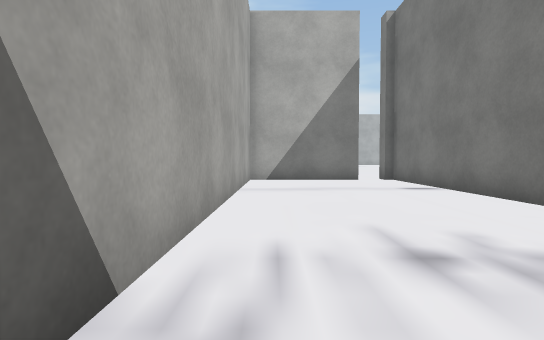
View 1 (above)

18 first-person views from a walk through a 3-D level made in the Unity game engine. The camera is 0.62 m above the floor, tilts 2° down and sees 80° across. The floor is counted in squares, 1 m on a side. Each view is taken from the middle of a square. On the plan, view 1 faces up. The plan holds only what a view shows up to about 10 squares ahead; the rest is blank. The place goes on beyond the plan. The player is left out. Some surface patterns are stand-ins.

View 2
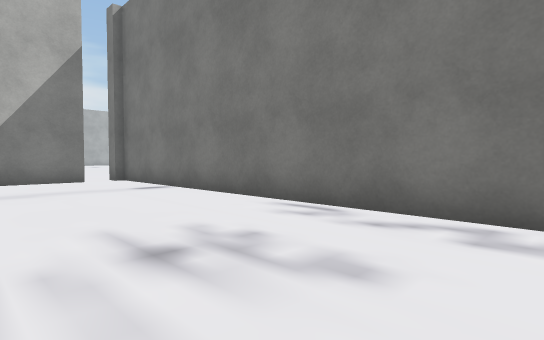

View 3
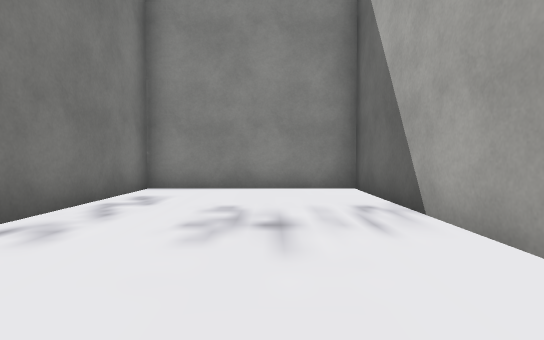

View 4
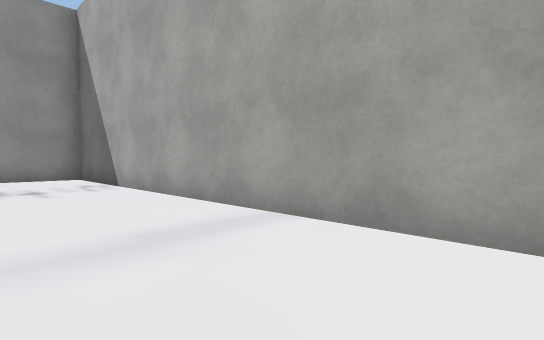

View 5
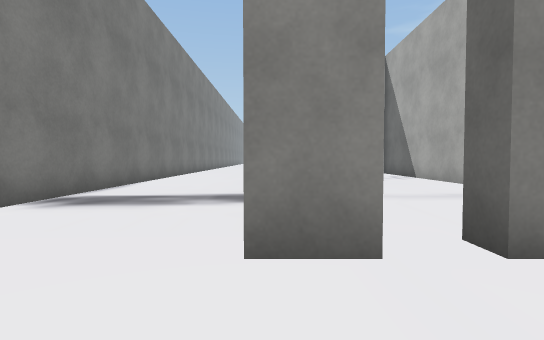

View 6
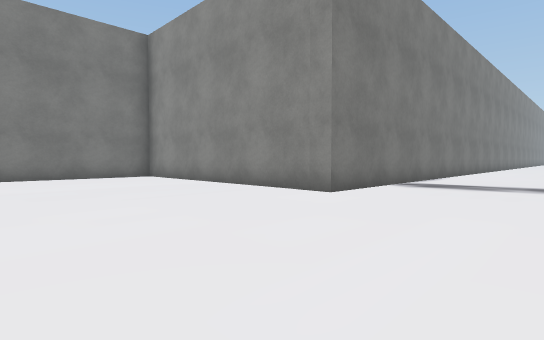

View 7
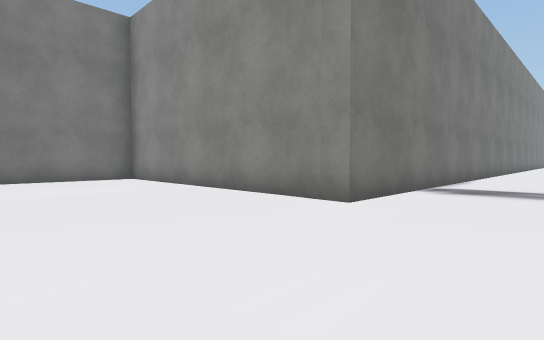

View 8
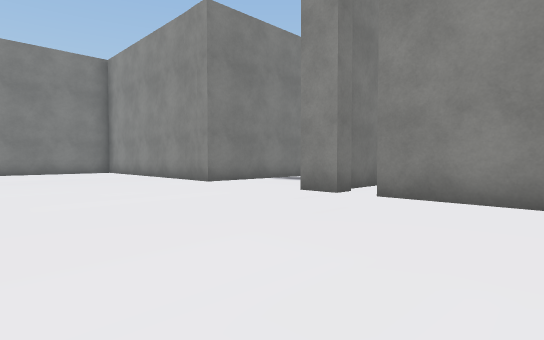

View 9
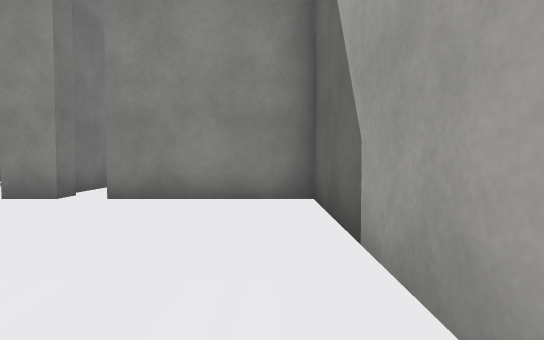

View 10
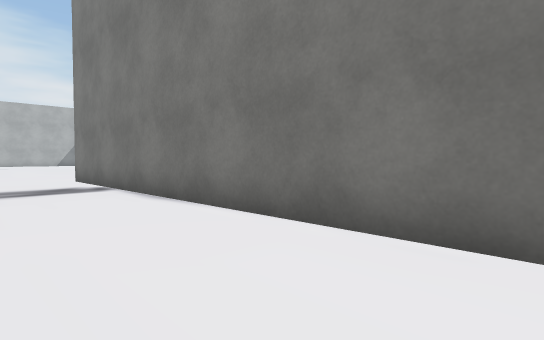

View 11
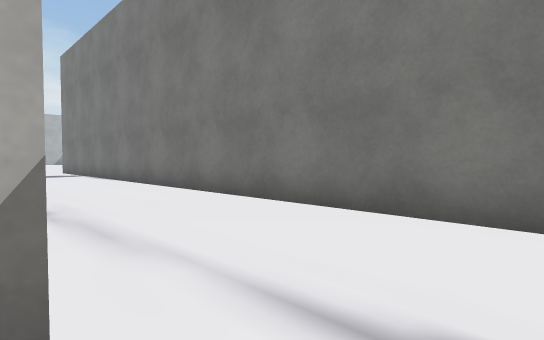

View 12
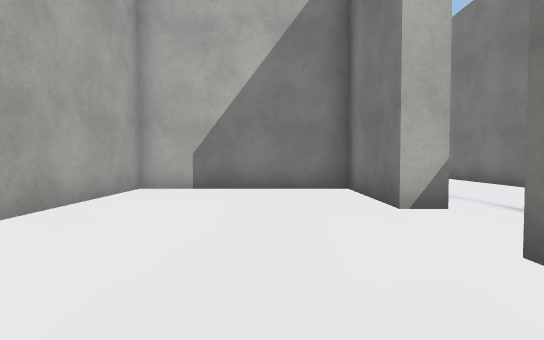

View 13
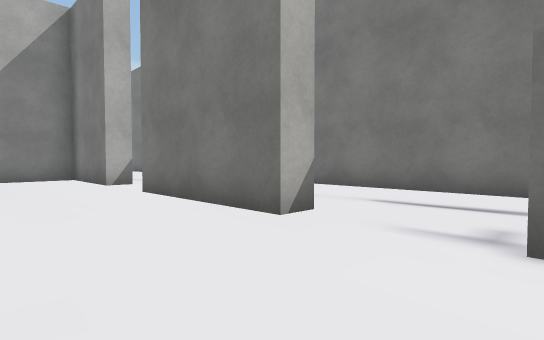

View 14
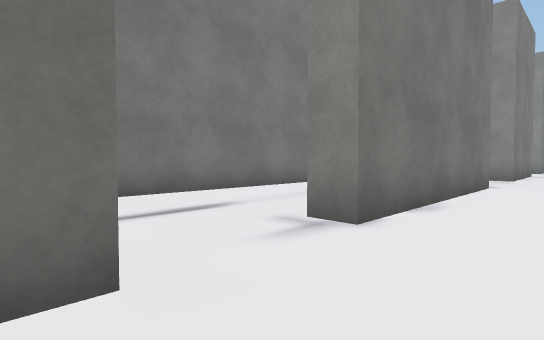

View 15
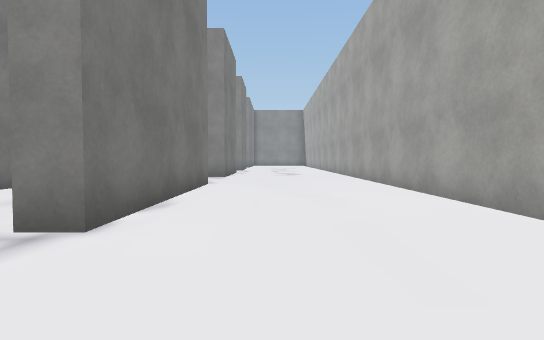

View 16
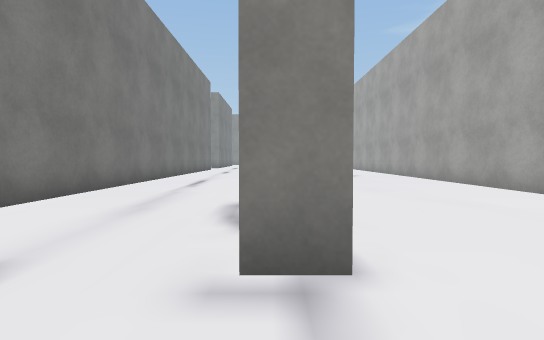

View 17
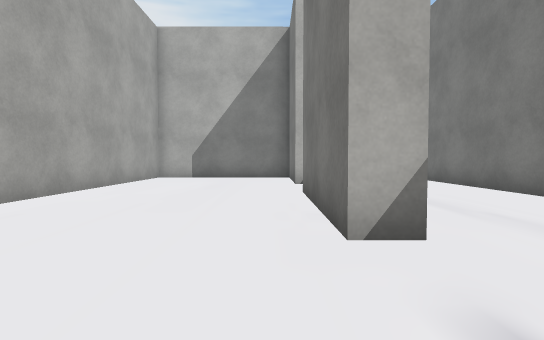

View 18
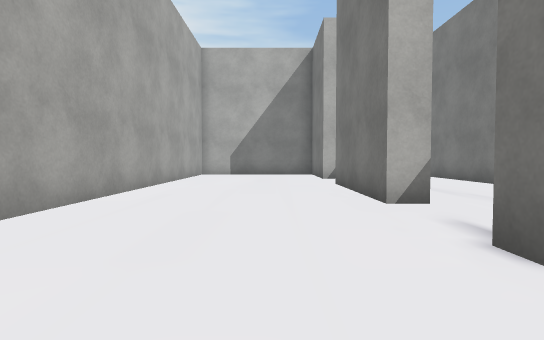

### Floor plan
Points are (right, up) in squares from view 1. A wall is a line through its corners. A room is listed if a view was taken in it or the views show most of it. See-through windows are left out.
Room 1 (views 1, 2, 3, 4)
walls: (3.3, 9.5) (3.3, 10); (2.5, 10) (2.5, 9.5) (-0.6, 9.5) (-0.7, -1.7) (3.6, -1.7) (3.6, 9.5)
ways out: opening at (3, 10) to room 2
Room 2 (views 5, 6, 7, 8, 9, 10, 11, 12, 13, 14, 15, 16, 17, 18)
walls: (4.2, -5) (3.6, -5) (3.6, -2.3) (-0.7, -2.3) (-0.9, -21.1); (4.2, -10.6) (3.6, -10.6) (3.6, -6.9); (3.3, 10) (4.2, 10); (3.6, -18) (3.6, -12.7) (4.2, -12.7); (-0.6, 14.3) (-0.6, 10) (2.5, 10); (7.4, -21) (7.4, 10) (15.1, 10) (15.1, 14.1); (3.6, -21.5) (3.6, -20.8) (4.1, -20.8)
ways out: opening at (3, 10) to room 1

Where each view was taken, in squares from view 1:
view 1: 0 up, 0 right, facing up
view 2: 0 up, 0 right, facing up-right
view 3: 5 up, 1 right, facing down
view 4: 9 up, 2 right, facing down-left
view 5: 12 up, 4 right, facing down
view 6: 15 up, 4 right, facing down-right
view 7: 14 up, 5 right, facing down-right
view 8: 15 up, 0 right, facing down-right
view 9: 15 up, 0 right, facing down
view 10: 0 up, 5 right, facing up-right
view 11: 6 down, 4 right, facing up-right
view 12: 9 down, 2 right, facing up
view 13: 13 down, 1 right, facing up-right
view 14: 10 down, 2 right, facing down-right
view 15: 10 down, 2 right, facing down
view 16: 11 down, 4 right, facing down
view 17: 13 down, 3 right, facing up
view 18: 15 down, 2 right, facing up
